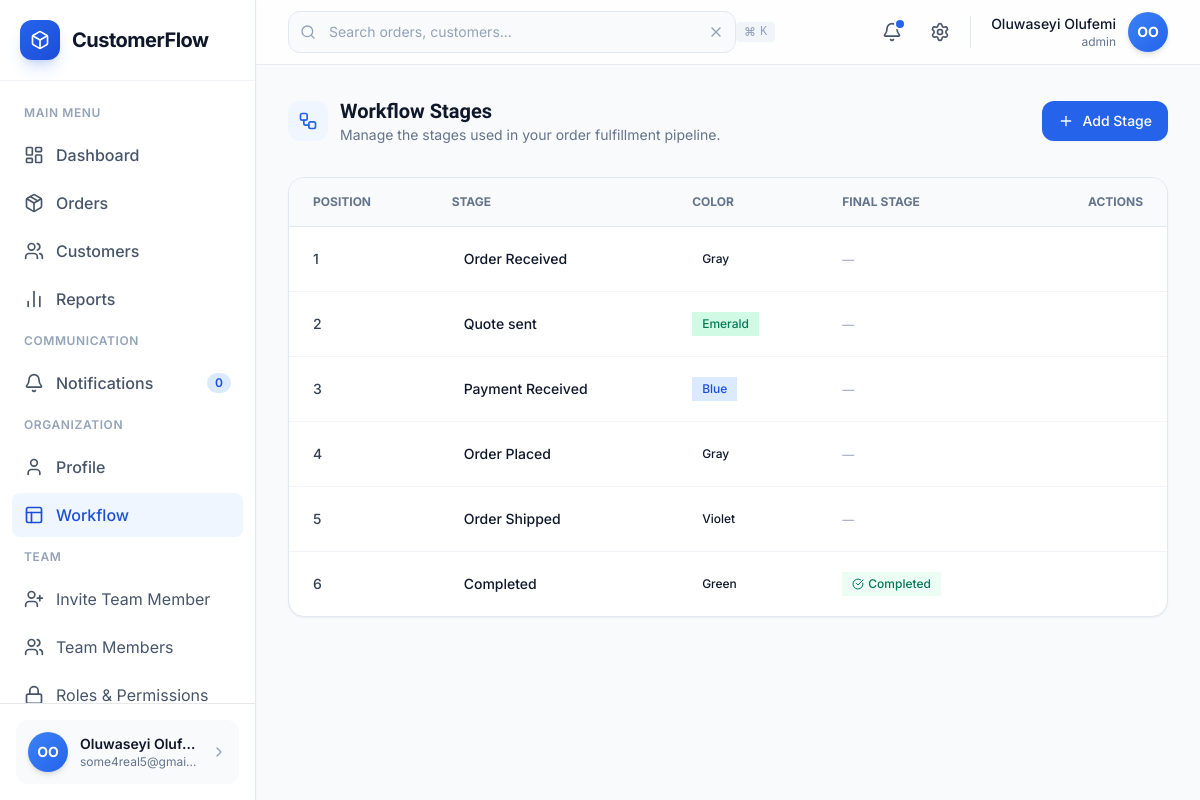
Screenshot of /workflows/ (signed in) with the database file from the repository.
### accounts/models.py (models this page shows)
class User(AbstractUser):
    organization = models.ForeignKey(
        Organization,
        on_delete=models.CASCADE,
        null=True,
        blank=True
    )
    role = models.CharField(
        max_length=50,
        default="staff",
        choices=[
            ("admin", "Admin"),
            ("staff", "Staff"),
        ]
    )

### workflows/models.py (models this page shows, shortened)
class WorkflowStage(models.Model):
    organization = models.ForeignKey(
        Organization,
        on_delete=models.CASCADE
    )
    name = models.CharField(max_length=255)
    position = models.PositiveIntegerField()
    is_final = models.BooleanField(default=False)
    color = models.CharField(
        max_length=20,
        choices=[
            ("blue", "Blue"),
            ("light-blue", "Light Blue"),
            ("sky", "Sky Blue"),
            ("indigo", "Indigo"),
            ("emerald", "Green"),
            ("lime", "Lime"),
            ("yellow", "Yellow"),
            ("amber", "Amber"),
            ("orange", "Orange"),
            ("red", "Red"),
            ("rose", "Rose"),
            ("pink", "Pink"),
            ("fuchsia", "Fuchsia"),
            ("purple", "Purple"),
            ("violet", "Violet"),
            ("slate", "Gray"),
            ("zinc", "Zinc"),
            ("stone", "Stone")
        ],
        default="blue"
    )
    customer_message = models.TextField(
        blank=True,
        null=True,
        help_text="Message to send to customer when order reaches this stage"
    )
    notification_channels = models.JSONField(
        default=list,
        blank=True,
        help_text="Channels to send notification (email, sms, whatsapp)"
    )
    auto_notify = models.BooleanField(
        default=True,
        help_text="Automatically send notification when order enters this stage"
    )
    internal_note = models.TextField(
        blank=True,
        null=True,
        help_text="Internal note for staff (not sent to customer)"
    )
    created_at = models.DateTimeField(auto_now_add=True)
    class Meta:
        ordering = ['position']
        unique_together = (
            ('organization', 'name'),
            ('organization', 'position')
        )

### workflows/views.py (the view)
# urls.py: path('', workflow_list, name='list'),
@login_required
def workflow_list(request):
    org = request.user.organization
    stages = WorkflowStage.objects.filter(organization=org).order_by('position')
    COLOR_TAILWIND_MAP = {
        "blue": "bg-blue-500 text-white",
        "light-blue": "bg-sky-400 text-white",
        "sky": "bg-sky-500 text-white",
        "indigo": "bg-indigo-500 text-white",
        "emerald": "bg-emerald-500 text-white",
        "lime": "bg-lime-500 text-white",
        "yellow": "bg-yellow-500 text-black",
        "amber": "bg-amber-500 text-black",
        "orange": "bg-orange-500 text-white",
        "red": "bg-red-500 text-white",
        "rose": "bg-rose-500 text-white",
        "pink": "bg-pink-500 text-white",
        "fuchsia": "bg-fuchsia-500 text-white",
        "purple": "bg-purple-500 text-white",
        "violet": "bg-violet-500 text-white",
        "slate": "bg-slate-500 text-white",
        "zinc": "bg-zinc-500 text-white",
        "stone": 	"bg-stone-500 text-white"
    }
    for stage in stages:
        stage.color_class = COLOR_TAILWIND_MAP.get(stage.color, 'bg-gray-500 text-white')
    return render(request, 'workflows/list.html', {'stages': stages})

### templates/workflows/list.html (shortened to what this page needs)
{% extends "layouts/base.html" %}
{% block content %}
<div class="max-w-6xl mx-auto">
    <div class="flex items-center justify-between mb-8">
        <div class="flex items-center gap-3">
            <div class="w-10 h-10 rounded-xl bg-blue-50 flex items-center justify-center">
                <i data-lucide="workflow" class="w-5 h-5 text-blue-600"></i>
            </div>
            <div>
                <h1 class="text-xl font-semibold text-slate-900">
                    Workflow Stages
                </h1>
                <p class="text-sm text-slate-500">
                    Manage the stages used in your order fulfillment pipeline.
                </p>
            </div>
        </div>
        <a href="{% url 'workflows:create' %}"
           class="inline-flex items-center gap-2 bg-blue-600 hover:bg-blue-700 text-white text-sm font-medium px-4 py-2.5 rounded-xl shadow-sm">
            <i data-lucide="plus" class="w-4 h-4"></i>
            Add Stage
        </a>
    </div>
    <div class="bg-white border border-slate-200 rounded-2xl shadow-sm overflow-hidden">
        <div class="overflow-x-auto">
            <table class="w-full text-sm">
                <thead class="bg-slate-50 border-b border-slate-200 text-slate-500 text-xs uppercase tracking-wide">
                    <tr>
                        <th class="px-6 py-4 text-left">Position</th>
                        <th class="px-6 py-4 text-left">Stage</th>
                        <th class="px-6 py-4 text-left">Color</th>
                        <th class="px-6 py-4 text-left">Final Stage</th>
                        <th class="px-6 py-4 text-right">Actions</th>
                    </tr>
                </thead>
                <tbody class="divide-y divide-slate-100">
                    {% for stage in stages %}
                    <tr class="hover:bg-slate-50 transition group">
                        <td class="px-6 py-4 font-medium text-slate-700">
                            {{ stage.position }}
                        </td>
                        <td class="px-6 py-4">
                            <div class="flex items-center gap-3">
                                <span class="font-medium text-slate-900">
                                    {{ stage.name }}
                                </span>
                            </div>
                        </td>
                        <td class="px-6 py-4">
                            <span class="inline-flex items-center px-2.5 py-1 rounded-md text-xs font-medium bg-{{ stage.color }}-100 text-{{ stage.color }}-700">
                                {{ stage.color|capfirst }}
                            </span>
                        </td>
                        <td class="px-6 py-4">
                            {% if stage.is_final %}
                            <span class="inline-flex items-center gap-1 px-2.5 py-1 text-xs font-medium text-emerald-700 bg-emerald-50 rounded-md">
                                <i data-lucide="check-circle" class="w-3 h-3"></i>
                                Completed
                            </span>
                            {% else %}
                            <span class="text-slate-400 text-xs">
                                —
                            </span>
                            {% endif %}
                        </td>
                        <td class="px-6 py-4 text-right">
                        </td>
                    </tr>
                    {% endfor %}
                </tbody>
            </table>
        </div>
    </div>
</div>
{% endblock %}

### templates/layouts/sidebar.html (shortened to what this page needs)
{% load static %}
<aside id="sidebar"
class="bg-white h-screen fixed left-0 top-0 shadow-sm flex flex-col justify-between z-50
w-64 border-r border-slate-200 transition-transform duration-300
-translate-x-full lg:translate-x-0">
  <div class="p-5 border-b border-slate-100 flex-shrink-0">
    <a href="{% url 'dashboard:landing' %}">
      <div class="flex items-center gap-3">
        <div class="w-10 h-10 rounded-xl bg-gradient-to-br from-blue-600 to-blue-700 flex items-center justify-center shadow-lg shadow-blue-600/20">
          <i data-lucide="box" class="w-5 h-5 text-white"></i>
        </div>
        <span class="text-xl font-bold text-slate-900 tracking-tight">
          CustomerFlow
        </span>
      </div>
    </a>
  </div>
  <nav class="flex-1 px-3 py-4 space-y-1 overflow-y-auto">
    <p class="px-3 py-2 text-xs font-semibold text-slate-400 uppercase tracking-wider">
      Main Menu
    </p>
    <a href="{% url 'dashboard:home' %}"
    class="flex items-center gap-3 px-3 py-2.5 rounded-lg font-medium transition
    {% if request.resolver_match.url_name == 'home' %}
      bg-blue-50 text-blue-700
    {% else %}
      text-slate-600 hover:bg-slate-50 hover:text-slate-900
    {% endif %}">
      <i data-lucide="layout-dashboard" class="w-5 h-5"></i>
      Dashboard
    </a>
    <a href="{% url 'orders:list' %}"
    class="flex items-center gap-3 px-3 py-2.5 rounded-lg font-medium transition
    {% if request.resolver_match.url_name == 'list' and request.resolver_match.app_name == 'orders' %}
      bg-blue-50 text-blue-700
    {% else %}
      text-slate-600 hover:bg-slate-50 hover:text-slate-900
    {% endif %}">
      <i data-lucide="package" class="w-5 h-5"></i>
      Orders
    </a>
    <a href="{% url 'customers:list' %}"
    class="flex items-center gap-3 px-3 py-2.5 rounded-lg font-medium transition
    {% if request.resolver_match.app_name == 'customers' %}
      bg-blue-50 text-blue-700
    {% else %}
      text-slate-600 hover:bg-slate-50 hover:text-slate-900
    {% endif %}">
      <i data-lucide="users" class="w-5 h-5"></i>
      Customers
    </a>
    <a href="#"
    class="flex items-center gap-3 px-3 py-2.5 rounded-lg font-medium transition text-slate-600 hover:bg-slate-50 hover:text-slate-900">
      <i data-lucide="bar-chart-2" class="w-5 h-5"></i>
      Reports
    </a>
    <p class="px-3 py-2 mt-6 text-xs font-semibold text-slate-400 uppercase tracking-wider">
      Communication
    </p>
    <a href="#"
    class="flex items-center gap-3 px-3 py-2.5 rounded-lg font-medium transition text-slate-600 hover:bg-slate-50 hover:text-slate-900">
      <i data-lucide="bell" class="w-5 h-5"></i>
      Notifications
      <span class="ml-auto bg-blue-100 text-blue-700 text-xs font-semibold px-2 py-0.5 rounded-full">0</span>
    </a>
    <p class="px-3 py-2 mt-6 text-xs font-semibold text-slate-400 uppercase tracking-wider">
      Organization
    </p>
    <a href="#"
    class="flex items-center gap-3 px-3 py-2.5 rounded-lg font-medium transition text-slate-600 hover:bg-slate-50 hover:text-slate-900">
      <i data-lucide="user" class="w-5 h-5"></i>
      Profile
    </a>
    <a href="{% url 'workflows:list' %}"
    class="flex items-center gap-3 px-3 py-2.5 rounded-lg font-medium transition
    {% if request.resolver_match.app_name == 'workflows' %}
      bg-blue-50 text-blue-700
    {% else %}
      text-slate-600 hover:bg-slate-50 hover:text-slate-900
    {% endif %}">
      <i data-lucide="layout" class="w-5 h-5"></i>
      Workflow
    </a>
    {% if user.role == 'admin' %}
    <p class="px-3 py-2 mt-6 text-xs font-semibold text-slate-400 uppercase tracking-wider">
      Team
    </p>
    <a href="{% url 'accounts:invite_staff' %}" class="flex items-center gap-3 px-3 py-2.5 rounded-lg text-slate-600 hover:bg-slate-50">
      <i data-lucide="user-plus" class="w-5 h-5"></i>
      Invite Team Member
    </a>
    <a href="{% url 'accounts:organization_members' %}" class="flex items-center gap-3 px-3 py-2.5 rounded-lg text-slate-600 hover:bg-slate-50">
      <i data-lucide="users" class="w-5 h-5"></i>
      Team Members
    </a>
    <a href="#" class="flex items-center gap-3 px-3 py-2.5 rounded-lg text-slate-600 hover:bg-slate-50">
      <i data-lucide="lock" class="w-5 h-5"></i>
      Roles & Permissions
    </a>
    {% endif %}
  </nav>
  <div class="p-4 border-t flex-shrink-0 relative">
    <button id="sidebarUserBtn"
    class="flex items-center gap-3 w-full p-3 rounded-xl bg-slate-50 hover:bg-slate-100 transition">
      <div class="w-10 h-10 rounded-full bg-gradient-to-br from-blue-500 to-blue-600 flex items-center justify-center text-white font-bold text-sm shadow-md">
        {{ user.first_name|slice:":1" }}{{ user.last_name|slice:":1" }}
      </div>
      <div class="flex-1 min-w-0">
        <p class="text-sm font-semibold text-slate-900 truncate">
          {{ user.first_name }} {{ user.last_name }}
        </p>
        <p class="text-xs text-slate-500 truncate">
          {{ user.email }}
        </p>
      </div>
      <i data-lucide="chevron-right" class="w-4 h-4 text-slate-400"></i>
    </button>
  </div>
</aside>

### templates/layouts/navbar.html (shortened to what this page needs)
{% load static %}
<header class="sticky top-0 z-30 bg-white/80 backdrop-blur-md border-b border-slate-200/80">
    <div class="flex items-center justify-between px-4 md:px-6 lg:px-8 h-16">
        <form method="GET" action="{% url 'dashboard:home' %}" class="hidden md:flex items-center flex-1 max-w-md">
            <div class="relative w-full">
                <i data-lucide="search"
                class="absolute left-3 top-1/2 -translate-y-1/2 w-4 h-4 text-slate-400"></i>
                <input
                    type="text"
                    name="q"
                    value="{{ request.GET.q }}"
                    placeholder="Search orders, customers..."
                    class="w-full pl-10 pr-10 py-2.5 bg-slate-50 border border-slate-200 rounded-xl text-sm md:text-base text-slate-900 placeholder-slate-400 focus:outline-none focus:ring-2 focus:ring-blue-500/20 focus:border-blue-500 transition-all"
                >
                <button type="button" onclick="this.previousElementSibling.value='';"
                        class="absolute right-3 top-1/2 -translate-y-1/2 w-4 h-4 text-slate-400 hover:text-slate-600">
                    <i data-lucide="x" class="w-4 h-4"></i>
                </button>
                <kbd class="absolute right-10 top-1/2 -translate-y-1/2 hidden lg:inline-flex items-center gap-1 px-2 py-0.5 text-xs font-medium text-slate-400 bg-slate-100 rounded">
                    <span>⌘</span>K
                </kbd>
            </div>
        </form>
        <div class="flex items-center gap-2 md:gap-3">
            <button class="relative p-2 rounded-lg hover:bg-slate-100 transition-colors">
                <i data-lucide="bell" class="w-5 h-5 text-slate-600"></i>
                <span class="absolute top-1.5 right-1.5 w-2 h-2 bg-blue-600 rounded-full ring-2 ring-white"></span>
            </button>
            <button class="hidden sm:flex p-2 rounded-lg hover:bg-slate-100 transition-colors">
                <i data-lucide="settings" class="w-5 h-5 text-slate-600"></i>
            </button>
            <div class="hidden sm:flex items-center gap-3 pl-2 relative">
                <div class="text-right">
                    <p class="text-sm font-medium text-slate-900">
                        {{ user.first_name }} {{ user.last_name }}
                    </p>
                    <p class="text-xs text-slate-500">{{ user.role }}</p>
                </div>
                <button onclick="toggleUserMenu()" class="w-10 h-10 rounded-full bg-gradient-to-br from-blue-500 to-blue-600 flex items-center justify-center text-white font-bold text-sm shadow-md cursor-pointer hover:shadow-lg transition-shadow">
                    {{ user.first_name|slice:":1" }}{{ user.last_name|slice:":1" }}
                </button>
            </div>
        </div>
    </div>
</header>

### templates/layouts/base.html (style rules this page uses)
:root { --font-sans: 'Inter', -apple-system, BlinkMacSystemFont, 'Segoe UI', sans-serif; --font-display: 'Plus Jakarta Sans', -apple-system, BlinkMacSystemFont, 'Segoe UI', sans-serif; }
* { font-family: var(--font-sans); }
h1, h2, h3, h4, h5, h6, .font-display { font-family: var(--font-display); }
body { font-feature-settings: 'cv11' 1; -webkit-font-smoothing: antialiased; -moz-osx-font-smoothing: grayscale; }

### rows the page displays
User: first_name "O", last_name "O", first_name "Oluwaseyi", last_name "Oluf…", email "some4real5@gmai…", last_name "Olufemi", role "admin"
WorkflowStage: position "1", name "Order Received", color "Gray"
WorkflowStage: position "2", name "Quote sent", color "Emerald"
WorkflowStage: position "3", name "Payment Received", color "Blue"
WorkflowStage: position "4", name "Order Placed", color "Gray"
WorkflowStage: position "5", name "Order Shipped", color "Violet"
WorkflowStage: position "6", name "Completed", color "Green", is_final True (drawn)
